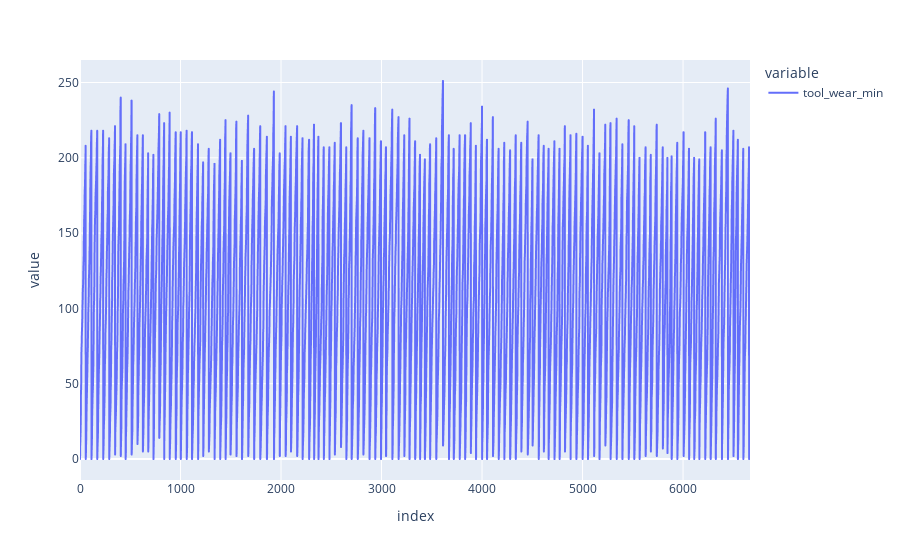

The notebook cell saved with this chart:
### Code cell
px.line(df_numericas['tool_wear_min'])

### Figure 1 — Plotly figure (JSON) as saved in the notebook; plotly's stock layout.template omitted (floating-point values rounded to 4 significant figures; data arrays with more than 128 entries replaced by an {"elided": "..."} marker saying what was removed)
{"data": [{"hovertemplate": "variable=tool_wear_min<br>index=%{x}<br>value=%{y}<extra></extra>", "legendgroup": "tool_wear_min", "line": {"color": "#636efa", "dash": "solid"}, "marker": {"symbol": "circle"}, "mode": "lines", "name": "tool_wear_min", "showlegend": true, "type": "scattergl", "x": {"elided": "6667 int values"}, "xaxis": "x", "y": {"elided": "6667 int values"}, "yaxis": "y"}], "layout": {"legend": {"title": {"text": "variable"}, "tracegroupgap": 0}, "margin": {"t": 60}, "xaxis": {"anchor": "y", "domain": [0, 1], "title": {"text": "index"}}, "yaxis": {"anchor": "x", "domain": [0, 1], "title": {"text": "value"}}}}
